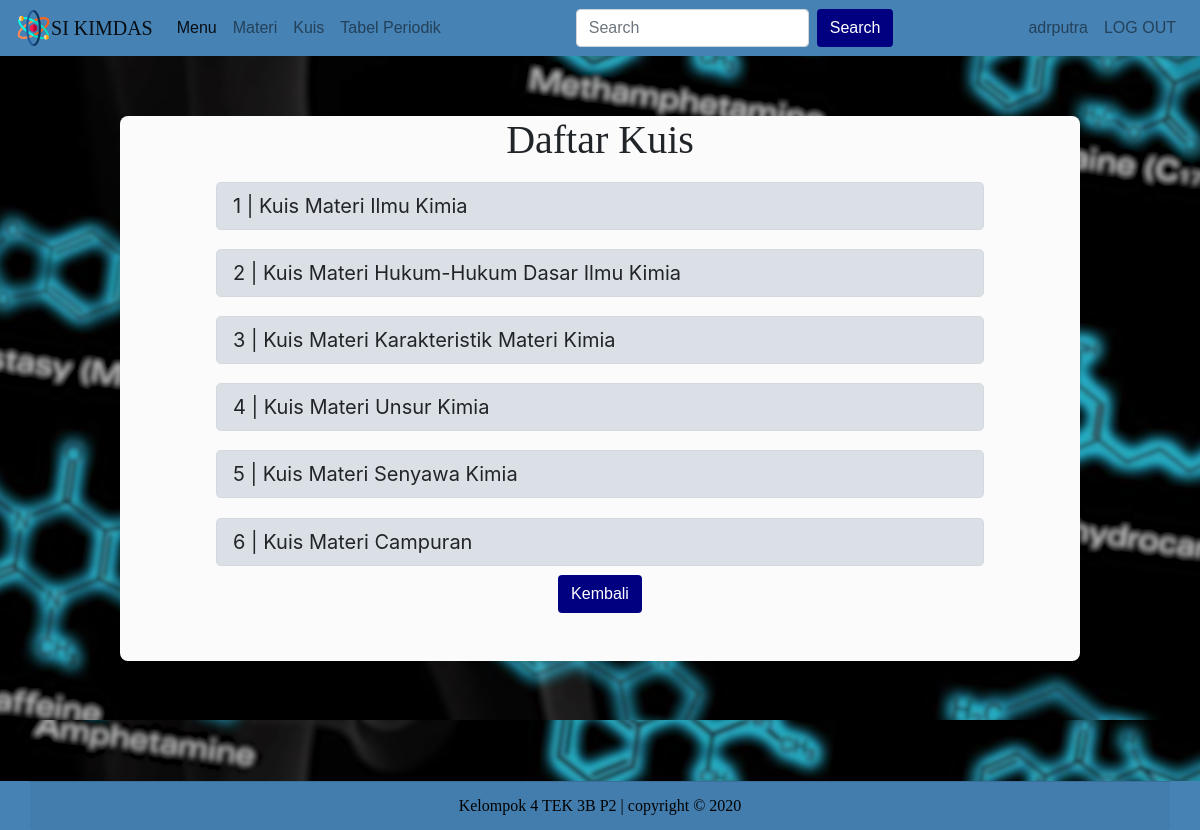
/Daftar_Kuis.php (signed in), run on the app's committed database.
### tables this page shows
CREATE TABLE `kuis` (
  `id_kuis` int(11) NOT NULL,
  `nama_kuis` text NOT NULL,
  `kode_materi` varchar(3) NOT NULL
);

### Daftar_Kuis.php (the view, shortened to what this page needs)
<!doctype html>
<html lang="en">
  <head>
    <link rel="stylesheet" href="https://cdn.jsdelivr.net/npm/bootstrap@4.5.3/dist/css/bootstrap.min.css">
    <link rel="stylesheet" href="https://stackpath.bootstrapcdn.com/font-awesome/4.7.0/css/font-awesome.min.css">
    <link rel="stylesheet" href="https://maxcdn.bootstrapcdn.com/font-awesome/4.5.0/css/font-awesome.min.css" />
    <?php include "auth.php";?>
  </head>
  <body background = "assets/img/bg1.png">
  <nav class="navbar navbar-expand-lg navbar-light" style="background-color : #4682B4">
    <img style="width: 3%; color:white;" src="assets/img/atom.png">
  <a class="navbar-brand" href="Menu.php" style="font-family:impact;">SI KIMDAS</a>
  <div class="collapse navbar-collapse" id="navbarTogglerDemo02" style="font-family:arial;">
    <ul class="navbar-nav mr-auto mt-2 mt-lg-0">
      <li class="nav-item active">
        <a class="nav-link" href="Menu.php">Menu<span class="sr-only">(current)</span></a>
      </li>
      <li class="nav-item">
        <a class="nav-link" href="Daftar_Materi.php">Materi</a>
      </li>
      <li class="nav-item">
        <a class="nav-link" href="Daftar_Kuis.php">Kuis</a>
      </li>
      <li class="nav-item">
        <a class="nav-link" href="Tabel_Periodik.php">Tabel Periodik</a>
      </li>
    </ul>
    <form class="form-inline my-2 my-lg-0">
      <input class="form-control mr-sm-2" type="search" placeholder="Search">
      <button class="btn my-2 my-sm-0" type="submit" style="background-color : navy; color : white;">Search</button>
    </form>
      <div class="navbar-nav ml-auto">
        <a class="nav-link" href="Kelola_Profil.php" tabindex="-1" aria-disabled="true"><?php echo $_SESSION['user']?></a>
      </div>
      <div class="navbar-nav">
        <a class="nav-link" href="logout.php" tabindex="-1" aria-disabled="true">LOG OUT</a>
      </div>
  </div>
</nav>
<div class="content text-center">
<h1 class="judul">Daftar Kuis</h1>
<?php
        $no=1;
        $namaKuis=mysqli_query($kon,"SELECT * FROM kuis ORDER BY id_kuis ASC");
        while($dataKuis=mysqli_fetch_assoc($namaKuis))
          {
            $temp = $dataKuis['id_kuis'];
            echo "<div class=\"btn-group\" role=\"group\" aria-label=\"Basic example\" style=\"width:80%; margin:1%;\">";
            echo "<a href=\"Kuis.php?id=$temp\" class=\"btn btn-light btn-lg btn-block btn-lg active text-justify\" role=\"button\" aria-pressed=\"true\">";
            echo $no++." | ".$dataKuis['nama_kuis'];
            echo "</a>";
            echo "</div>";
          }
?>
<center><form action="Menu.php"><button class="btn my-2 my-sm-0" type="submit" style="background-color : navy; color : white;font-family:arial;">Kembali</button></form></center><br></br>
</div>
<div class="footer text-center text-black" style="font-family:impact;">
        <div class=" card-footer container">
        Kelompok 4 TEK 3B P2 | copyright &copy; 2020
        </div>
    </div>
  </body>
</html>

### Daftar_Kuis.php (style rules this page uses)
div.footer { position:relative; left: 0; bottom: 0; width: 100%; background-color: #4682B4; color: black; text-align: center; }
.judul { font-family: impact; }
.content { background: #fbfbfb; border-radius: 8px; margin-bottom:10%; margin-top:5%; margin-left:10%; margin-right:10%; }
.judul { text-align: center; font-family: impact; }

### data on the page
kuis: nama_kuis "Kuis Materi Ilmu Kimia"
kuis: nama_kuis "Kuis Materi Hukum-Hukum Dasar Ilmu Kimia"
kuis: nama_kuis "Kuis Materi Karakteristik Materi Kimia"
kuis: nama_kuis "Kuis Materi Unsur Kimia"
kuis: nama_kuis "Kuis Materi Senyawa Kimia"
kuis: nama_kuis "Kuis Materi Campuran"

### other printed values
$_SESSION['user'] "adrputra"
